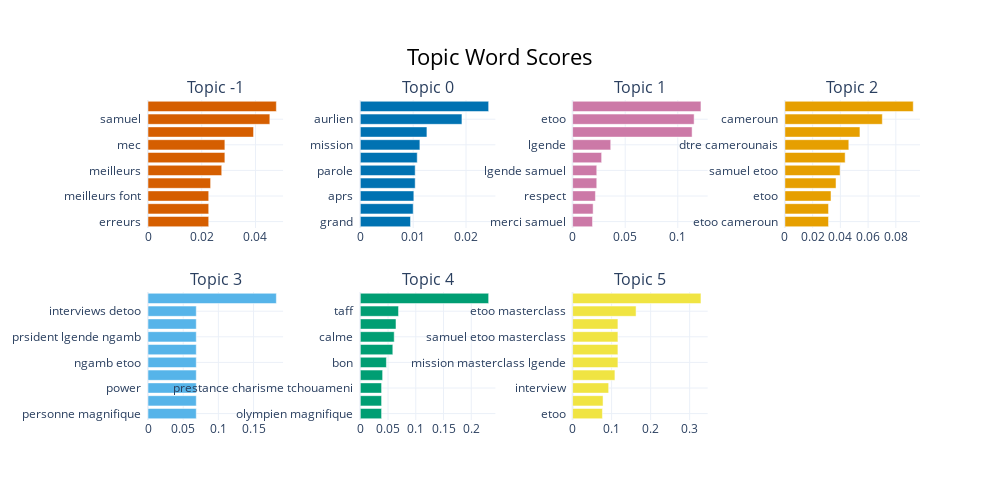

Here is the notebook cell this chart was saved with:
### Code cell
topic_model.visualize_barchart(n_words=10, topics=[-1,0, 1,2,3,4,5, ] )

### Figure 1 — Plotly figure (JSON) as saved in the notebook; plotly's stock layout.template omitted (floating-point values rounded to 4 significant figures)
{"data": [{"marker": {"color": "#D55E00"}, "orientation": "h", "type": "bar", "x": [0.02259, 0.02259, 0.02259, 0.0233, 0.02743, 0.02861, 0.02861, 0.03928, 0.04534, 0.04777], "xaxis": "x", "y": ["erreurs  ", "pourrais  ", "meilleurs font  ", "homme  ", "meilleurs  ", "heures  ", "mec  ", "samuel etoo  ", "samuel  ", "etoo  "], "yaxis": "y"}, {"marker": {"color": "#0072B2"}, "orientation": "h", "type": "bar", "x": [0.009499, 0.01, 0.01013, 0.01038, 0.01038, 0.01077, 0.01127, 0.0126, 0.01922, 0.02428], "xaxis": "x2", "y": ["grand  ", "lgende  ", "aprs  ", "vido  ", "parole  ", "merci  ", "mission  ", "bon  ", "aurlien  ", "etoo  "], "yaxis": "y2"}, {"marker": {"color": "#CC79A7"}, "orientation": "h", "type": "bar", "x": [0.01892, 0.01951, 0.0217, 0.02297, 0.02297, 0.02759, 0.03626, 0.1136, 0.1155, 0.122], "xaxis": "x3", "y": ["merci samuel  ", "incroyable  ", "respect  ", "lgende samuel etoo  ", "lgende samuel  ", "merci  ", "lgende  ", "samuel etoo  ", "etoo  ", "samuel  "], "yaxis": "y3"}, {"marker": {"color": "#E69F00"}, "orientation": "h", "type": "bar", "x": [0.03146, 0.03146, 0.03325, 0.03686, 0.03977, 0.04345, 0.04608, 0.05411, 0.07025, 0.09255], "xaxis": "x4", "y": ["etoo cameroun  ", "samuel etoo cameroun  ", "etoo  ", "fire  ", "samuel etoo  ", "dtre  ", "dtre camerounais  ", "samuel  ", "cameroun  ", "camerounais  "], "yaxis": "y4"}, {"marker": {"color": "#56B4E9"}, "orientation": "h", "type": "bar", "x": [0.06859, 0.06859, 0.06859, 0.06859, 0.06859, 0.06859, 0.06859, 0.06859, 0.06859, 0.1824], "xaxis": "x5", "y": ["personne magnifique  ", "power international  ", "power  ", "prsident lgende  ", "ngamb etoo  ", "sensationnels  ", "prsident lgende ngamb  ", "power international etoo  ", "interviews detoo  ", "etoo  "], "yaxis": "y5"}, {"marker": {"color": "#009E73"}, "orientation": "h", "type": "bar", "x": [0.03836, 0.03836, 0.03836, 0.04022, 0.04707, 0.05859, 0.0611, 0.06434, 0.0689, 0.2313], "xaxis": "x6", "y": ["olympien magnifique  ", "nouveau taff  ", "prestance charisme tchouameni  ", "merci  ", "bon  ", "doumbe  ", "calme  ", "tchouameni bon  ", "taff  ", "tchouameni  "], "yaxis": "y6"}, {"marker": {"color": "#F0E442"}, "orientation": "h", "type": "bar", "x": [0.07643, 0.07805, 0.0924, 0.1085, 0.1162, 0.1162, 0.1162, 0.1162, 0.1627, 0.329], "xaxis": "x7", "y": ["etoo  ", "mission  ", "interview  ", "mission masterclass  ", "mission masterclass lgende  ", "masterclass interview  ", "samuel etoo masterclass  ", "masterclass lgende  ", "etoo masterclass  ", "masterclass  "], "yaxis": "y7"}], "layout": {"annotations": [{"font": {"size": 16}, "showarrow": false, "text": "Topic -1", "x": 0.0875, "xanchor": "center", "xref": "paper", "y": 1, "yanchor": "bottom", "yref": "paper"}, {"font": {"size": 16}, "showarrow": false, "text": "Topic 0", "x": 0.3625, "xanchor": "center", "xref": "paper", "y": 1, "yanchor": "bottom", "yref": "paper"}, {"font": {"size": 16}, "showarrow": false, "text": "Topic 1", "x": 0.6375, "xanchor": "center", "xref": "paper", "y": 1, "yanchor": "bottom", "yref": "paper"}, {"font": {"size": 16}, "showarrow": false, "text": "Topic 2", "x": 0.9125, "xanchor": "center", "xref": "paper", "y": 1, "yanchor": "bottom", "yref": "paper"}, {"font": {"size": 16}, "showarrow": false, "text": "Topic 3", "x": 0.0875, "xanchor": "center", "xref": "paper", "y": 0.4, "yanchor": "bottom", "yref": "paper"}, {"font": {"size": 16}, "showarrow": false, "text": "Topic 4", "x": 0.3625, "xanchor": "center", "xref": "paper", "y": 0.4, "yanchor": "bottom", "yref": "paper"}, {"font": {"size": 16}, "showarrow": false, "text": "Topic 5", "x": 0.6375, "xanchor": "center", "xref": "paper", "y": 0.4, "yanchor": "bottom", "yref": "paper"}], "height": 500, "hoverlabel": {"bgcolor": "white", "font": {"family": "Rockwell", "size": 16}}, "showlegend": false, "title": {"font": {"color": "Black", "size": 22}, "text": "Topic Word Scores", "x": 0.5, "xanchor": "center", "yanchor": "top"}, "width": 1000, "xaxis": {"anchor": "y", "domain": [0, 0.175], "showgrid": true}, "xaxis2": {"anchor": "y2", "domain": [0.275, 0.45], "showgrid": true}, "xaxis3": {"anchor": "y3", "domain": [0.55, 0.725], "showgrid": true}, "xaxis4": {"anchor": "y4", "domain": [0.825, 1], "showgrid": true}, "xaxis5": {"anchor": "y5", "domain": [0, 0.175], "showgrid": true}, "xaxis6": {"anchor": "y6", "domain": [0.275, 0.45], "showgrid": true}, "xaxis7": {"anchor": "y7", "domain": [0.55, 0.725], "showgrid": true}, "xaxis8": {"anchor": "y8", "domain": [0.825, 1], "showgrid": true}, "yaxis": {"anchor": "x", "domain": [0.6, 1], "showgrid": true}, "yaxis2": {"anchor": "x2", "domain": [0.6, 1], "showgrid": true}, "yaxis3": {"anchor": "x3", "domain": [0.6, 1], "showgrid": true}, "yaxis4": {"anchor": "x4", "domain": [0.6, 1], "showgrid": true}, "yaxis5": {"anchor": "x5", "domain": [0, 0.4], "showgrid": true}, "yaxis6": {"anchor": "x6", "domain": [0, 0.4], "showgrid": true}, "yaxis7": {"anchor": "x7", "domain": [0, 0.4], "showgrid": true}, "yaxis8": {"anchor": "x8", "domain": [0, 0.4], "showgrid": true}}}
